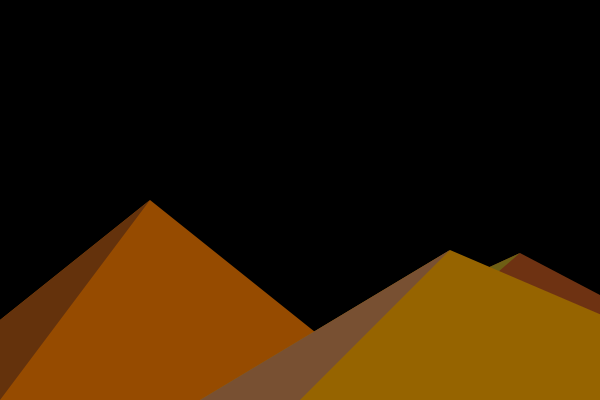
Frame 1 (no input)
Frame 60 (no input): identical to frame 1, image omitted
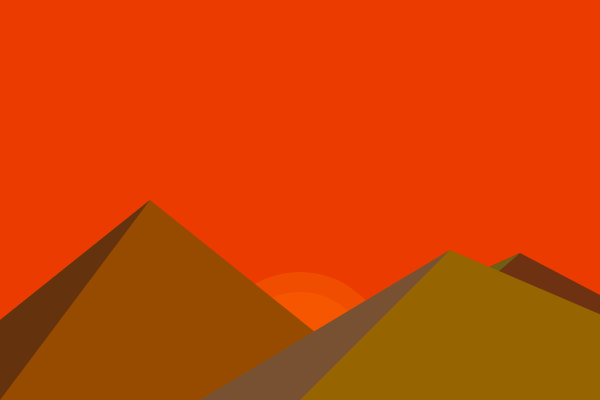
Frame 120 (the mouse pressed at the canvas centre since frame 60)

The p5.js sketch that drew these frames (run headless with seeded random() and noise() and a simulated clock; from frame 60 on, the mouse is pressed at the canvas centre):

// p5.js sketch
// ── sketch.js
let sunHeight = 600;
let redVal = 0;
let greenVal = 0;
let direction = 1;

function setup() {
  createCanvas(600, 400);
}

function draw() {
  background(redVal, greenVal, 0);

  strokeWeight(0);

  // sun
  fill(255, 135, 5, 60);
  circle(300, sunHeight, 180);
  fill(255, 100, 0, 100);
  circle(300, sunHeight, 140);

  //mountains
  fill(110, 50, 18);
  triangle(200, 400, 520, 253, 800, 400);
  fill(110,95,20);
  triangle(200,400,520,253,350,400);

  fill(150, 75, 0);
  triangle(-100, 400, 150, 200, 400, 400);
  fill(100, 50, 12);
  triangle(-100, 400, 150, 200, 0, 400);

  fill(150, 100, 0);
  triangle(200, 400, 450, 250, 800, 400);
  fill(120, 80, 50);
  triangle(200, 400, 450, 250, 300, 400);

  if (direction == 1) {
    if (sunHeight > -150) {
      sunHeight -= 2;
    } else {
      direction *= -1;
    }

    if (sunHeight < 480) {
      redVal += 4;
      greenVal += 1;
    }
  } else {
    if (sunHeight < 580) {
      sunHeight += 2;
    } else {
      direction *= -1;
    }

    if (sunHeight > -150) {
      redVal -= 4;
      greenVal -= 1;
    }
  }
}
